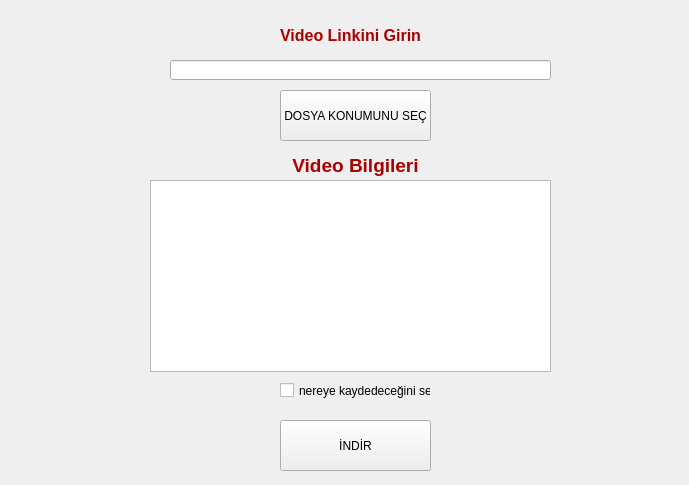
<?xml version="1.0" encoding="UTF-8"?>
<ui version="4.0">
 <class>MainWindow</class>
 <widget class="QMainWindow" name="MainWindow">
  <property name="geometry">
   <rect>
    <x>0</x>
    <y>0</y>
    <width>689</width>
    <height>485</height>
   </rect>
  </property>
  <property name="windowTitle">
   <string>MainWindow</string>
  </property>
  <widget class="QWidget" name="centralwidget">
   <widget class="QPushButton" name="indir">
    <property name="geometry">
     <rect>
      <x>280</x>
      <y>420</y>
      <width>151</width>
      <height>51</height>
     </rect>
    </property>
    <property name="text">
     <string>İNDİR</string>
    </property>
   </widget>
   <widget class="QLineEdit" name="linkyeri">
    <property name="geometry">
     <rect>
      <x>170</x>
      <y>60</y>
      <width>381</width>
      <height>20</height>
     </rect>
    </property>
   </widget>
   <widget class="QLabel" name="linkyazi">
    <property name="geometry">
     <rect>
      <x>270</x>
      <y>20</y>
      <width>161</width>
      <height>31</height>
     </rect>
    </property>
    <property name="text">
     <string>&lt;html&gt;&lt;head/&gt;&lt;body&gt;&lt;p align=&quot;center&quot;&gt;&lt;span style=&quot; font-size:12pt; font-weight:600; color:#aa0000;&quot;&gt;Video Linkini Girin&lt;/span&gt;&lt;/p&gt;&lt;/body&gt;&lt;/html&gt;</string>
    </property>
   </widget>
   <widget class="QLabel" name="videobilgiyazi">
    <property name="geometry">
     <rect>
      <x>280</x>
      <y>150</y>
      <width>151</width>
      <height>31</height>
     </rect>
    </property>
    <property name="text">
     <string>&lt;html&gt;&lt;head/&gt;&lt;body&gt;&lt;p align=&quot;center&quot;&gt;&lt;span style=&quot; font-size:14pt; font-weight:600; color:#aa0000;&quot;&gt;Video Bilgileri&lt;/span&gt;&lt;/p&gt;&lt;/body&gt;&lt;/html&gt;</string>
    </property>
   </widget>
   <widget class="QPushButton" name="dosyakonumu">
    <property name="geometry">
     <rect>
      <x>280</x>
      <y>90</y>
      <width>151</width>
      <height>51</height>
     </rect>
    </property>
    <property name="text">
     <string>DOSYA KONUMUNU SEÇ</string>
    </property>
   </widget>
   <widget class="QTextBrowser" name="textBrowser">
    <property name="geometry">
     <rect>
      <x>150</x>
      <y>180</y>
      <width>401</width>
      <height>192</height>
     </rect>
    </property>
   </widget>
   <widget class="QCheckBox" name="konumolsunmu">
    <property name="geometry">
     <rect>
      <x>280</x>
      <y>380</y>
      <width>151</width>
      <height>21</height>
     </rect>
    </property>
    <property name="text">
     <string>nereye kaydedeceğini seç</string>
    </property>
   </widget>
  </widget>
 </widget>
 <resources/>
 <connections/>
</ui>
